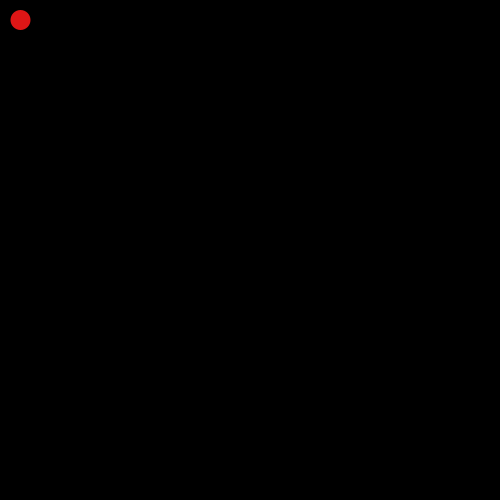
Frame 1 (no input)
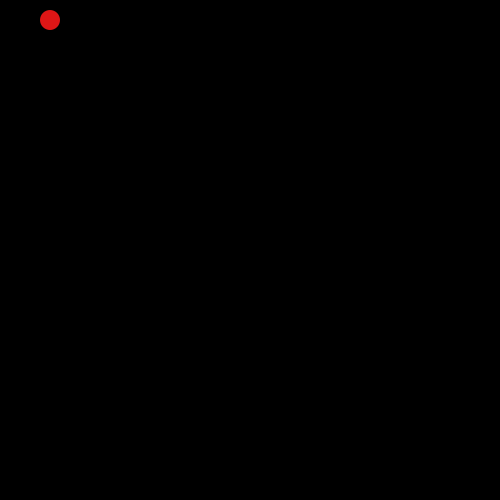
Frame 60 (the mouse pressed at the canvas centre just before this capture)
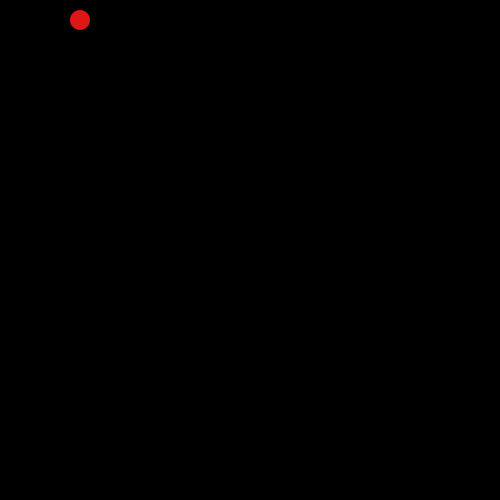
Frame 120 (the mouse held since frame 60 and released just before this capture)

The Processing sketch that drew these frames (run headless with seeded random() and noise(); from frame 60 on, the mouse is pressed at the canvas centre):

// Processing sketch: Experiments
// ── Experiments.pde
int radius = 10, directionX = 1, directionY = 0;
float x=20, y=20, speed=0.5;
// =========================================================
void setup()
{
  size(500, 500);
  noStroke();
  ellipseMode(RADIUS);
}
void draw()
{
  background(0);
  // changing Position
  x=x+speed*directionX;
  y=y+speed*directionY; 
  // check boundaries
  if ((x>width-radius) || (x<radius))
  {   
    directionX=-directionX;
  }
  if ((y>height-radius) || (y<radius))
  {   
    directionY=-directionY;
  } 
  // draw
  // if(direction==1)
  // rect(x, y, 20, 20);
  fill (color(222, 22, 22)); 
  ellipse (x, y, radius, radius);    // body
  fill (color(22, 82, 22)); 
}


void keyPressed()
{
  if (key == CODED)
  {
    if (keyCode == LEFT)
    {
      //if (directionX>0) { 
      directionX=-1;
      directionY=0;
      //}
    }
    else if (keyCode == RIGHT)
    {
      //if (directionX<0) {  
      directionX=1;
      directionY=0;
      //}
    }
    else if (keyCode == UP)
    {
      //if (directionY<0) {
      directionY=-1;
      directionX=0;
      //}
    }
    else if (keyCode == DOWN)
    {
      //if (directionY<0) { 
      directionY=1;
      directionX=0;
      //}
    }
  }
}
